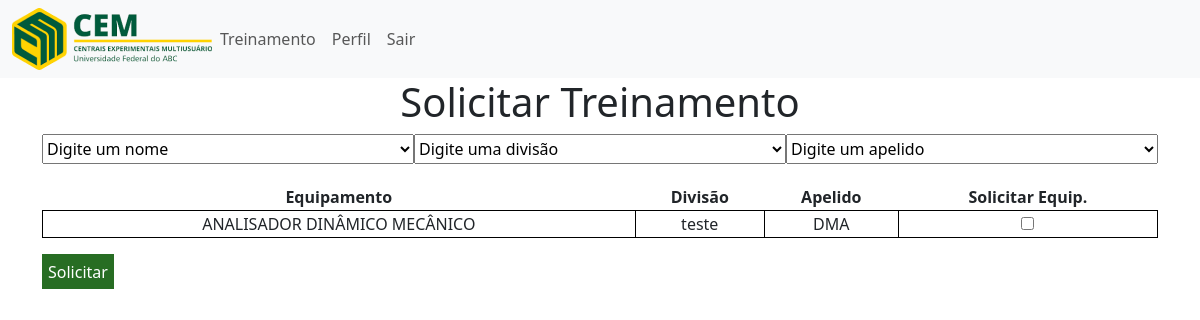
The page /administracao/solicitacoes/treinamento/ (signed in) on the database as committed earlier.
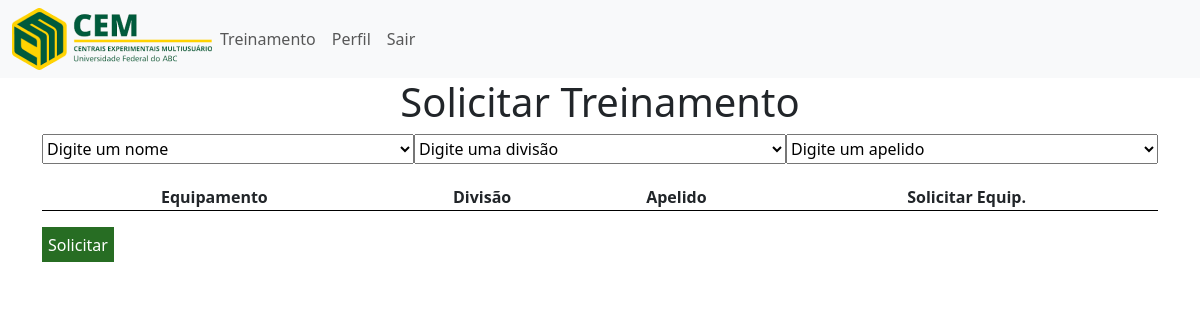
The same page on the database as committed later.
### equipamentos/models.py (models this page shows, shortened)
class Equipamento(models.Model):
    id_equipamento = models.AutoField(primary_key=True)
    nome = models.CharField(max_length=100)
    apelido = models.CharField(max_length=20)
    descricao = models.CharField(max_length=100)
    fabricante = models.CharField(max_length=100)
    localizacao = models.CharField(max_length=10)
    origem = models.CharField(max_length=10)
    ano_aquisicao = models.CharField(max_length=255)
    sala = models.CharField(max_length=20)
    divisao = models.CharField(max_length=255, null=True)
    status = models.CharField(max_length=20)
    comentario = models.CharField(max_length=20)
    chave = models.CharField(max_length=255)
    patrimonio = models.CharField(max_length=255)
    aquisicao = models.CharField(max_length=100)
    prof = models.CharField(max_length=255)
    tecnicos = models.ManyToManyField(Tecnico)

### treinamento/views.py (the view)
# urls.py: path('solicitacoes/', include('treinamento.urls'), name='solicitacoes'),
def treinamento(request):
    if 'chave' in request.session:
        perfil_user = request.session.get('perfil')
        chave = request.session.get('chave')
        if perfil_user == 'docente':
            solicitacoes_usuario = Solicitacoes.objects.filter(id_Docente=chave)
        elif perfil_user == 'pos_doutorando':
            solicitacoes_usuario = Solicitacoes.objects.filter(id_PosDout=chave)
        elif perfil_user == 'aluno_pos_ic':
            solicitacoes_usuario = Solicitacoes.objects.filter(id_AlunoPosIC=chave)
        elif perfil_user == 'user_externo':
            solicitacoes_usuario = Solicitacoes.objects.filter(id_UserExterno=chave)
        else:
            solicitacoes_usuario = None
        if solicitacoes_usuario:
            equipamentos = Equipamento.objects.exclude(id_equipamento__in=solicitacoes_usuario.values('id_equipamento'))
        else:
            equipamentos = Equipamento.objects.all()
        return render(request, 'treinamento.html', {'equipamentos': equipamentos})
    else:
        return HttpResponse('Precisa estar logado para acessar essa função')

### treinamento/templates/treinamento.html (shortened to what this page needs)
{% extends 'treinamento/base.html' %}
{% load static %}
{% block conteudo %}
<div class="container">
    <h1>Solicitar Treinamento</h1>
    <div class="d-flex justfy-content-between form_solicita_treinamento">
        <select name="equipamento" id="equipamento">
            <option value="">Digite um nome</option>
        </select>
        <select name="divisao" id="divisao">
            <option value="">Digite uma divisão</option>
        </select>
        <select name="apelido" id="apelido">
            <option value="">Digite um apelido</option>
        </select>
    </div>
    <form action="{% url 'solicitar_treinamento' %}" method="post">
        <div class="tela">
            <table class="solicitacoes text-center">
                <thead>
                    <tr>
                        <th>Equipamento</th>
                        <th>Divisão</th>
                        <th>Apelido</th>
                        <th>Solicitar Equip.</th>
                    </tr>
                </thead>
                <tbody>
                    {% for equipamento in equipamentos %}
                    <tr>
                        <td>{{ equipamento.nome }}</td>
                        <td>{{ equipamento.divisao }}</td>
                        <td>{{ equipamento.apelido }}</td>
                        <td><input type="checkbox" name="equipamento_selecionado" value="{{ equipamento.nome }}" id=""></td>
                    </tr>
                    {% endfor %}
                </tbody>
            </table>
        </div>
        <input type="submit" value="Solicitar" id="btn-submit" class="mt-3">
    </form>
</div>
{% endblock %}

### treinamento/templates/treinamento/base.html (shortened to what this page needs)
<!DOCTYPE html>
<html lang="pt-br">
  <head>
    <link href="https://cdn.jsdelivr.net/npm/bootstrap@5.3.2/dist/css/bootstrap.min.css" rel="stylesheet" />
    {% load static %}
    <link rel="stylesheet" type="text/css" href="{% static 'css/style.css' %}" />
  </head>
  <body>
    <nav class="navbar navbar-expand-lg bg-body-tertiary">
      <div class="container-fluid d-flex align-items-center">
        {% if request.session.chave %}
        <img src="{% static 'imagens/logo.png' %}" alt="Logo Central Multiusuario" />
        {% else %}
        <a class="navbar-brand" href="{% url "home" %}"><img src="{% static 'imagens/logo.png' %}" alt="Logo Central Multiusuario" /></a>
        {% endif %}
        <div class="collapse navbar-collapse" id="navbarNavDropdown">
          <ul class="navbar-nav">
            <li class="nav-item">
              <a class="nav-link" href="{% url "treinamento" %}">Treinamento</a>
            </li>
            {% if request.session.chave %}
              <li class="nav-item">
                <a class="nav-link" href="{% url "perfil_user" %}">Perfil</a>
              </li>
              <li class="nav-item">
                <a class="nav-link" href="{% url "encerrar_sessao" %}">Sair</a>
              </li>
            {% endif %}
          </ul>
        </div>
      </div>
    </nav>
    {% block conteudo %}
    {% endblock %}
  </body>
</html>

### static/css/style.css (style rules this page uses)
h1 { text-align: center; }
input[type=text], select { height: 30px; width: 50%; }
input[type=submit] { background-color: #276d23; border: 0; height: 35px; color: #FFF; }
.container { width: 100%; }
th { border-bottom: #000 solid 1px; }
.tela { margin-top: 20px; }
.solicitacoes { width: 100%; }

Rows that differ between the two databases and show on the page:
removed Equipamento: nome "ANALISADOR DINÂMICO MECÂNICO", divisao "teste", apelido "DMA"
